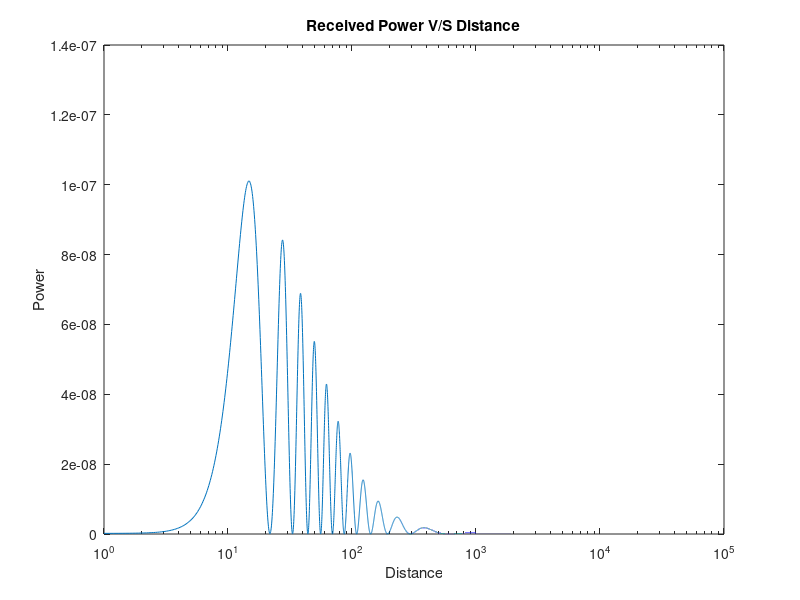
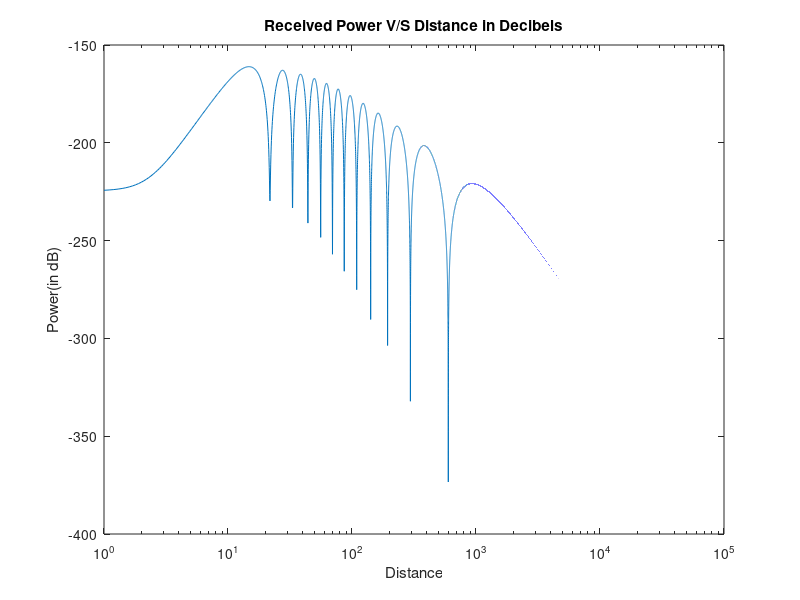

Source code (MATLAB) for these figures, in order:
clear all; 
close all; 
clc; 
freq=9*10^8; 
% freq 2 :18*10^7 
d=1:0.1:100000; 
ht=50; % height of tx antenna (m)
hr=2; % height of rx antenna (m)
Gref=1;
Glos=1; 
Pt=10^-3; %Transformed power in W %two ray ground reflectinon model
dlos=sqrt(d.^2+(ht-hr)^2); 
dref=sqrt((d.^2+(ht+hr)^2));
lamda=3*10^8/freq; 
gamma=-1; 
phi=(2*pi*(dref-dlos))/lamda; 
Pr=Pt*(lamda/4*pi)^2 * abs ((sqrt(Glos)./dlos)+(gamma*sqrt(Gref)*exp(-sqrt(-1)*phi))./ dref).^2;
figure; 
semilogx(d,Pr); 
Pr_db=10*log(Pr);
xlabel("Distance"); ylabel("Power"); 
title("Received Power V/S Distance"); 
figure; semilogx(d,Pr_db);
xlabel("Distance");
ylabel("Power(in dB)"); 
title('Received Power V/S Distance in Decibels');